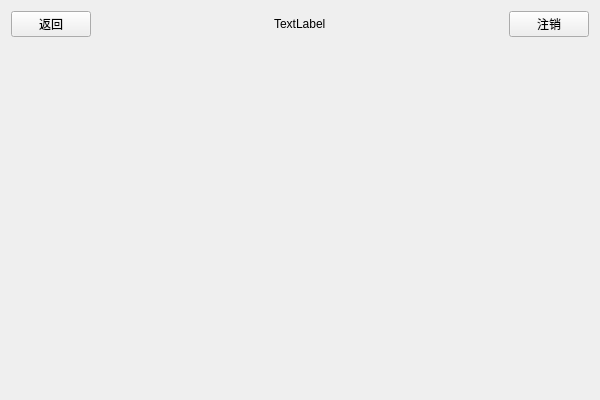
<?xml version="1.0" encoding="UTF-8"?>
<ui version="4.0">
 <class>Fifth_DemoClass</class>
 <widget class="QWidget" name="Fifth_DemoClass">
  <property name="geometry">
   <rect>
    <x>0</x>
    <y>0</y>
    <width>600</width>
    <height>400</height>
   </rect>
  </property>
  <property name="windowTitle">
   <string>医患管理系统</string>
  </property>
  <layout class="QVBoxLayout" name="verticalLayout">
   <item>
    <layout class="QHBoxLayout" name="horizontalLayout">
     <item>
      <widget class="QPushButton" name="Btn_Back">
       <property name="text">
        <string>返回</string>
       </property>
       <property name="icon">
        <iconset>
         <selectedoff>:/Fifth_Demo/images/Back.png</selectedoff>
        </iconset>
       </property>
       <property name="flat">
        <bool>false</bool>
       </property>
      </widget>
     </item>
     <item>
      <spacer name="horizontalSpacer">
       <property name="orientation">
        <enum>Qt::Horizontal</enum>
       </property>
       <property name="sizeHint" stdset="0">
        <size>
         <width>40</width>
         <height>20</height>
        </size>
       </property>
      </spacer>
     </item>
     <item>
      <widget class="QLabel" name="label_Title">
       <property name="text">
        <string>TextLabel</string>
       </property>
      </widget>
     </item>
     <item>
      <spacer name="horizontalSpacer_2">
       <property name="orientation">
        <enum>Qt::Horizontal</enum>
       </property>
       <property name="sizeHint" stdset="0">
        <size>
         <width>40</width>
         <height>20</height>
        </size>
       </property>
      </spacer>
     </item>
     <item>
      <widget class="QPushButton" name="Btn_Logout">
       <property name="text">
        <string>注销</string>
       </property>
       <property name="icon">
        <iconset>
         <selectedoff>:/Fifth_Demo/images/LogIn.png</selectedoff>
        </iconset>
       </property>
      </widget>
     </item>
    </layout>
   </item>
   <item>
    <widget class="QStackedWidget" name="stackedWidget"/>
   </item>
  </layout>
 </widget>
 <layoutdefault spacing="6" margin="11"/>
 <resources>
  <include location="Fifth_Demo.qrc"/>
 </resources>
 <connections/>
</ui>
